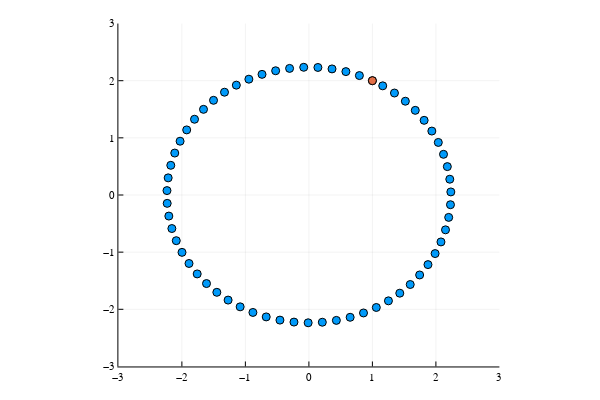

This figure's notebook cell:
### Markdown cell above
In $\mathbb R^{n+1,1}$, all rotors have an exponential representation. We can express the rotation rotor as

$$
R = \exp\left(
-\mathbf I \phi/2
\right),
$$
where $\mathbf I$ is the rotation plane, and $\phi$ is the rotation angle.

### Code cell
x = cl.e1 + 2cl.e2 + 0cl.e3
Fx  = F(x)

Iblade = cl.e1 ∧ cl.e2
Rx = []
for ϕ in 0:0.1:2π
    R = exp(-Iblade * ϕ/2)
    v = R*x*reverse(R)
    push!(Rx,[v.e1, v.e2])
end
Rx = vcat(Rx'...)
scatter(Rx[:,1],Rx[:,2],label="Rx")
scatter!([Fx.e1],[Fx.e2],label="x",
    legend=false,
    xlims=(-3,3),
    ylims=(-3,3),
    aspect_ratio=1
)

### Figure 1 — Plotly figure (JSON) as saved in the notebook; plotly's stock layout.template omitted (floating-point values rounded to 4 significant figures)
{"data": [{"colorbar": {"len": 0.9525, "title": {"text": ""}, "x": 0.8323, "y": 0.5139}, "legendgroup": "Rx", "marker": {"color": "rgba(0, 154, 250, 1.000)", "line": {"color": "rgba(0, 0, 0, 1)", "width": 1}, "size": 8, "symbol": "circle"}, "mode": "markers", "name": "Rx", "showlegend": true, "type": "scatter", "x": [1, 0.7953, 0.5827, 0.3643, 0.1422, -0.08127, -0.3039, -0.5236, -0.738, -0.945, -1.143, -1.329, -1.502, -1.66, -1.801, -1.924, -2.028, -2.112, -2.175, -2.216, -2.235, -2.231, -2.205, -2.158, -2.088, -1.998, -1.888, -1.759, -1.612, -1.449, -1.272, -1.082, -0.8815, -0.672, -0.4557, -0.2349, -0.01172, 0.2116, 0.4327, 0.6496, 0.86, 1.062, 1.253, 1.432, 1.596, 1.744, 1.875, 1.987, 2.08, 2.151, 2.202, 2.23, 2.235, 2.219, 2.18, 2.12, 2.038, 1.936, 1.815, 1.675, 1.519, 1.348, 1.163], "xaxis": "x", "y": [2, 2.09, 2.159, 2.206, 2.232, 2.235, 2.215, 2.174, 2.111, 2.027, 1.922, 1.798, 1.657, 1.499, 1.325, 1.139, 0.9412, 0.734, 0.5194, 0.2997, 0.077, -0.1465, -0.3685, -0.5868, -0.7993, -1.004, -1.198, -1.381, -1.549, -1.703, -1.839, -1.957, -2.055, -2.133, -2.189, -2.224, -2.236, -2.226, -2.194, -2.14, -2.064, -1.968, -1.852, -1.718, -1.566, -1.399, -1.218, -1.025, -0.8212, -0.6094, -0.3916, -0.1699, 0.05358, 0.2765, 0.4966, 0.7118, 0.9199, 1.119, 1.306, 1.481, 1.641, 1.784, 1.91], "yaxis": "y", "zmax": null, "zmin": null}, {"colorbar": {"len": 0.9525, "title": {"text": ""}, "x": 0.8323, "y": 0.5139}, "legendgroup": "x", "marker": {"color": "rgba(227, 111, 71, 1.000)", "line": {"color": "rgba(0, 0, 0, 1)", "width": 1}, "size": 8, "symbol": "circle"}, "mode": "markers", "name": "x", "showlegend": true, "type": "scatter", "x": [1], "xaxis": "x", "y": [2], "yaxis": "y", "zmax": null, "zmin": null}], "layout": {"annotations": [], "height": 400, "margin": {"b": 20, "l": 0, "r": 0, "t": 20}, "paper_bgcolor": "rgba(255, 255, 255, 1.000)", "plot_bgcolor": "rgba(255, 255, 255, 1.000)", "showlegend": false, "width": 600, "xaxis": {"anchor": "y", "domain": [0.1973, 0.8323], "gridcolor": "rgba(0, 0, 0, 0.1)", "gridwidth": 0.5, "linecolor": "rgba(0, 0, 0, 1)", "mirror": false, "range": [-3, 3], "showgrid": true, "showline": true, "showticklabels": true, "tickangle": 0, "tickcolor": "rgb(0, 0, 0)", "tickfont": {"color": "rgba(0, 0, 0, 1)", "family": "sans-serif", "size": 11}, "tickmode": "array", "ticks": "inside", "ticktext": ["−3", "−2", "−1", "0", "1", "2", "3"], "tickvals": [-3, -2, -1, 0, 1, 2, 3], "title": {"font": {"color": "rgba(0, 0, 0, 1)", "family": "sans-serif", "size": 15}, "text": ""}, "type": "linear", "visible": true, "zeroline": false, "zerolinecolor": "rgba(0, 0, 0, 1)"}, "yaxis": {"anchor": "x", "domain": [0.03762, 0.9902], "gridcolor": "rgba(0, 0, 0, 0.1)", "gridwidth": 0.5, "linecolor": "rgba(0, 0, 0, 1)", "mirror": false, "range": [-3, 3], "showgrid": true, "showline": true, "showticklabels": true, "tickangle": 0, "tickcolor": "rgb(0, 0, 0)", "tickfont": {"color": "rgba(0, 0, 0, 1)", "family": "sans-serif", "size": 11}, "tickmode": "array", "ticks": "inside", "ticktext": ["−3", "−2", "−1", "0", "1", "2", "3"], "tickvals": [-3, -2, -1, 0, 1, 2, 3], "title": {"font": {"color": "rgba(0, 0, 0, 1)", "family": "sans-serif", "size": 15}, "text": ""}, "type": "linear", "visible": true, "zeroline": false, "zerolinecolor": "rgba(0, 0, 0, 1)"}}}
